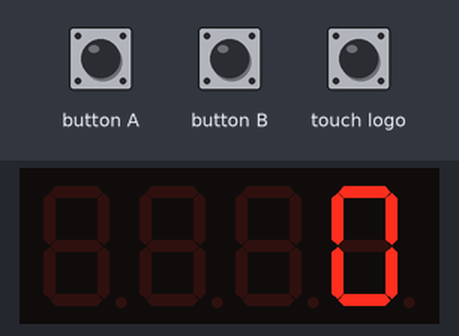
Bench run of a program on a simulated BBC micro:bit running MicroPython. Shown: 4-digit seven-segment display. The test bench sets the inputs (shaded band). Library files of the repository ran but are not shown: tm1637.py.

Above: at 1.2 s.
1.3 s: button B pressed for 0.15 s
At 2.5 s:
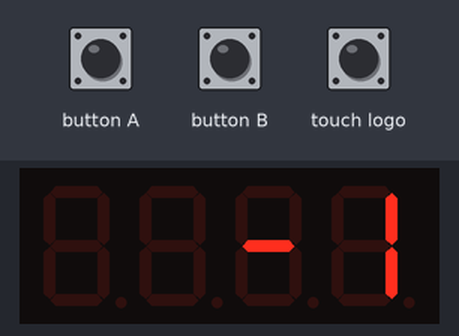
2.9 s: button B pressed for 1 s
At 3.7 s:
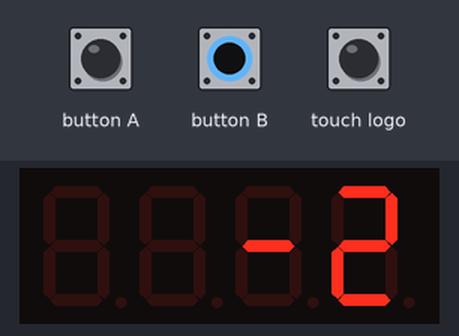
5.4 s: touch logo pressed for 0.15 s
At 6.6 s:
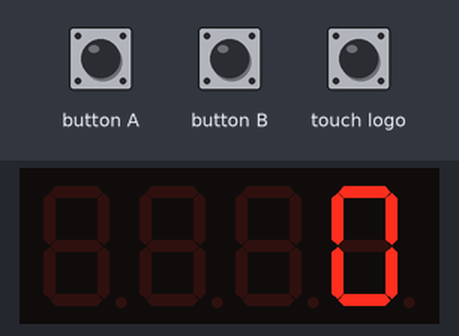
7.0 s: button A pressed for 0.15 s
At 8.2 s:
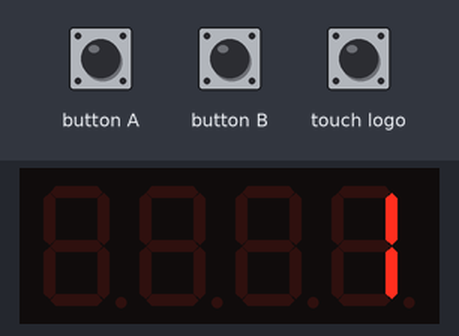
8.6 s: button A pressed for 1 s
At 9.2 s:
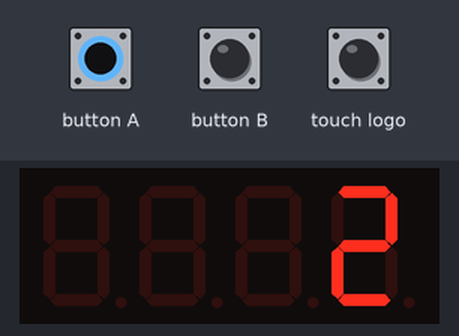
Timing chart, 0 to 11.6 s (numbered marks = the images above; inputs shaded):
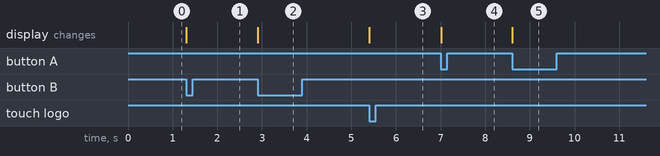

The program:

main.py
```python
from microbit import *
from tm1637 import TM1637

tm = TM1637(clk=pin2, dio=pin16)

num = 0
tm.number(num)

while True:
    if button_a.was_pressed():
        num = num + 1
        tm.number(num)
    elif button_b.was_pressed():
        num = num - 1
        tm.number(num)

    if pin_logo.is_touched():
        num = 0
        tm.number(num)
```

Measured:
- after the input at 1.3 s, the display: changes at once (image 1)
- after the input at 2.9 s, the display: changes at once (image 2)
- after the input at 5.4 s, the display: changes at once (image 3)
- after the input at 7.0 s, the display: changes at once (image 4)
- after the input at 8.6 s, the display: changes at once (image 5)
